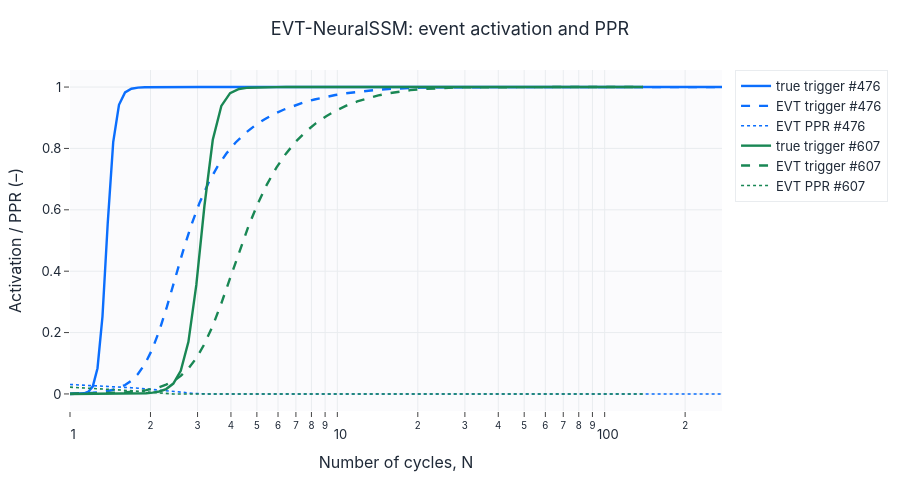

Notebook code for this chart:
### Markdown cell above
## Предпросмотр активации события

### Code cell
test = benchmark["test"]
outputs = collect_outputs(model, test, config, device)
cycles = test["cycles"].cpu().numpy(); g_true = test["g_true"].cpu().numpy()
g_pred = outputs["g"]; r_pred = outputs["traj_mean"]; tm = test["meta"].reset_index(drop=True)
pick = tm[tm["liq_label"] == 1].sort_values("risk_score_true", ascending=False).head(2).index.tolist()
series = []
for k, idx in enumerate(pick):
    col = ["#0b6efd", "#198754"][k]
    series.append({"x": cycles[idx], "y": g_true[idx], "name": f"true trigger #{idx}", "color": col})
    series.append({"x": cycles[idx], "y": g_pred[idx], "name": f"EVT trigger #{idx}", "color": col, "dash": "dash"})
    series.append({"x": cycles[idx], "y": r_pred[idx], "name": f"EVT PPR #{idx}", "color": col, "dash": "dot", "width": 1.6})
lines(series, title="EVT-NeuralSSM: event activation and PPR", xlabel="Number of cycles, N",
      ylabel="Activation / PPR (–)", logx=True, save=SAVE_FIGS, fig_id="2_3_event_activation").show()
